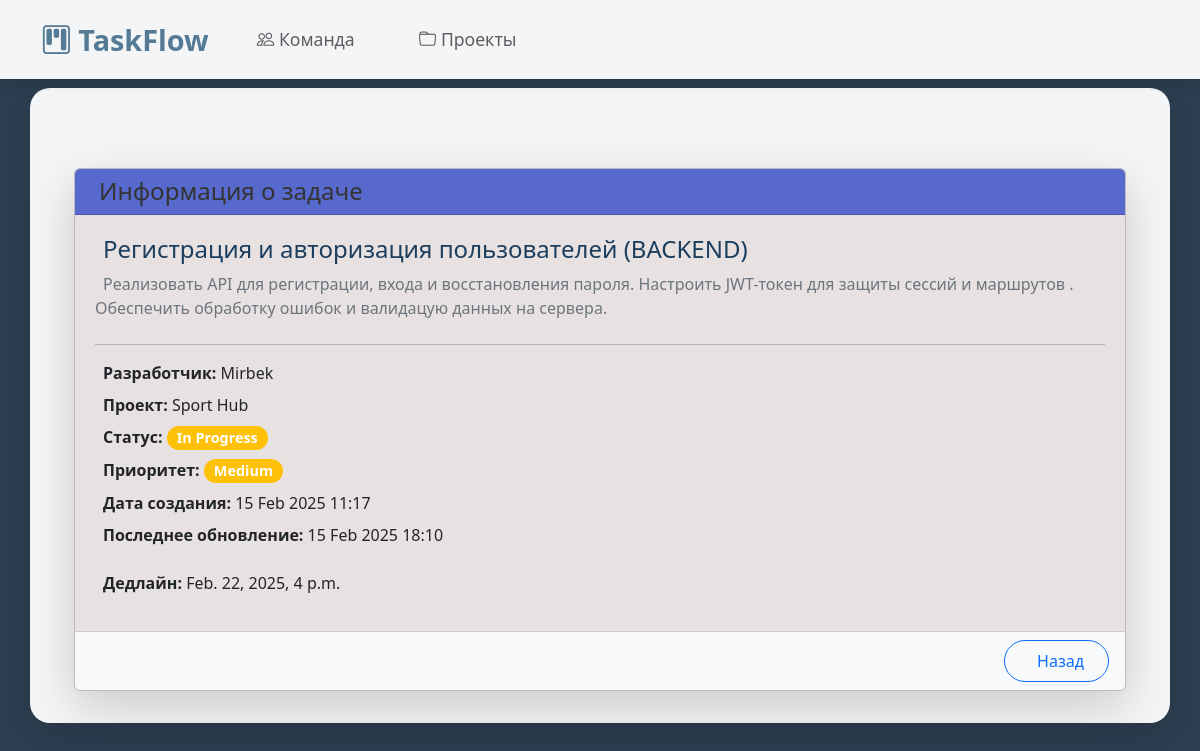
Page /task/1/ on the committed database.
### jira/models.py (models this page shows, shortened)
class Task(models.Model):
    STATUS_CHOICES = [
        ('todo', 'To Do'),
        ('in_progress', 'In Progress'),
        ('done', 'Done'),
    ]
    PRIORITY_CHOICES = [
        ('low', 'Low'),
        ('medium', 'Medium'),
        ('high', 'High'),
    ]
    developer = models.ForeignKey(Developer, on_delete=models.CASCADE, related_name="tasks")
    title = models.CharField(max_length=100)
    description = models.TextField()
    status = models.CharField(max_length=20, choices=STATUS_CHOICES, default='todo')
    priority = models.CharField(max_length=10, choices=PRIORITY_CHOICES, default='medium')
    project = models.ForeignKey(Project, on_delete=models.CASCADE, related_name="tasks", blank=True, null=True)
    created_at = models.DateTimeField(auto_now_add=True)
    updated_at = models.DateTimeField(auto_now=True)
    deadline = models.DateTimeField(null=True, blank=True)

class Developer(models.Model):
    name = models.CharField(max_length=100)
    email = models.EmailField(unique=True)
    group = models.CharField(max_length=100)
    number = models.CharField(max_length=15, unique=True)
    def __str__(self):
        return self.name

class Project(models.Model):
    name = models.CharField(max_length=150)
    developers = models.ManyToManyField(Developer)
    description = models.TextField(blank=True, null=True)
    created_at = models.DateTimeField(auto_now_add=True)
    updated_at = models.DateTimeField(auto_now=True)
    deadline = models.DateField(blank=True, null=True)
    def __str__(self):
        return self.name

### jira/views.py (the view)
# urls.py: path('task/<int:task_id>/', views.info_task, name='info_task'),
def info_task(request, task_id):
    task = get_object_or_404(Task, id=task_id)
    return render(request, 'info_task.html', {'task': task})

### jira/templates/info_task.html (shortened to what this page needs)
{% extends 'base.html' %}
{% block content %}
<div class="container mt-5">
    <div class="card shadow-lg rounded">
        <div class="card-header d-flex align-items-center">
            <h2 class="mb-0">Информация о задаче</h2>
        </div>
        <div class="card-body">
            <h4 class="text-primary">
                 {{ task.title }}
            </h4>
            <p class="text-muted mb-4">
                 {{ task.description }}
            </p>
            <hr>
            <p class="mb-2">
                <strong> Разработчик:</strong>
                <span>{{ task.developer }}</span>
            </p>
            <p class="mb-2">
                <strong> Проект:</strong>
                <span>{{ task.project|default:"Не назначен" }}</span>
            </p>
            <p class="mb-2">
                <strong> Статус:</strong>
                <span class="badge bg-{% if task.status == 'todo' %}secondary{% elif task.status == 'in_progress' %}warning{% else %}success{% endif %}">
                    {{ task.get_status_display }}
                </span>
            </p>
            <p class="mb-2">
                <strong> Приоритет:</strong>
                <span class="badge bg-{% if task.priority == 'low' %}success{% elif task.priority == 'medium' %}warning{% else %}danger{% endif %}">
                    {{ task.get_priority_display }}
                </span>
            </p>
            <p class="mb-2">
                <strong> Дата создания:</strong>
                <span>{{ task.created_at|date:"d M Y H:i" }}</span>
            </p>
            <p class="mb-4">
                <strong> Последнее обновление:</strong>
                <span>{{ task.updated_at|date:"d M Y H:i" }}</span>
            </p>
            <p>
                <strong> Дедлайн:</strong>
                <span>{{ task.deadline|default:"Не установлен" }}</span>
            </p>
        </div>
        <div class="card-footer text-end">
            <a href="{% url 'task_list' %}" class="btn btn-outline-primary rounded-pill px-4 py-2">
                 Назад
            </a>
        </div>
    </div>
</div>
{% endblock %}

### jira/templates/base.html (style rules this page uses)
:root { --primary-color: #557A95; --secondary-color: #7395AE; --accent-color: #B1A296; --dark-color: #5D5C61; --light-color: #F8F9FA; }
body { background: linear-gradient(135deg, var(--dark-color) 0%, var(--primary-color) 100%); min-height: 100vh; font-family: 'Arial', sans-serif; color: var(--dark-color); padding-top: 56px; }

### jira/templates/info_task.html (style rules this page uses)
body { background: #2c3e50; font-family: 'Segoe UI', Tahoma, Geneva, Verdana, sans-serif; }
.card { background-color: #e8e1e1; border-radius: 10px; box-shadow: 0 4px 8px rgba(0, 0, 0, 0.1); }
.card-header { background: linear-gradient(45deg, #5769cc, #5769cc); color: white; border-top-left-radius: 10px; border-top-right-radius: 10px; }
.card-body { padding: 20px; }
h2, h4 { font-size: 1.5rem; color: #333333; }
.card-footer { background-color: #f8f9fa; border-bottom-left-radius: 10px; border-bottom-right-radius: 10px; }
.badge { font-size: 0.9rem; padding: 5px 10px; border-radius: 50px; }
.text-primary { color: #1b3e5e !important; }
.text-muted { color: #6c757d !important; }
.mb-2 { margin-bottom: 0.5rem; }
.mb-4 { margin-bottom: 1.5rem; }

### rows in the picture
Task: title "Регистрация и авторизация пользователей (BACKEND)", description "Реализовать API для регистрации, входа и восстановления пароля. Настроить JWT-токен для защиты сессий и маршрутов . Обеспечить обработку ошибок и валидацую данных на сервера.", developer "Mirbek", project "Sport Hub", status "In Progress", priority "Medium", created_at "15 Feb 2025 11:17", updated_at "15 Feb 2025 18:10", deadline "Feb. 22, 2025, 4 p.m."
